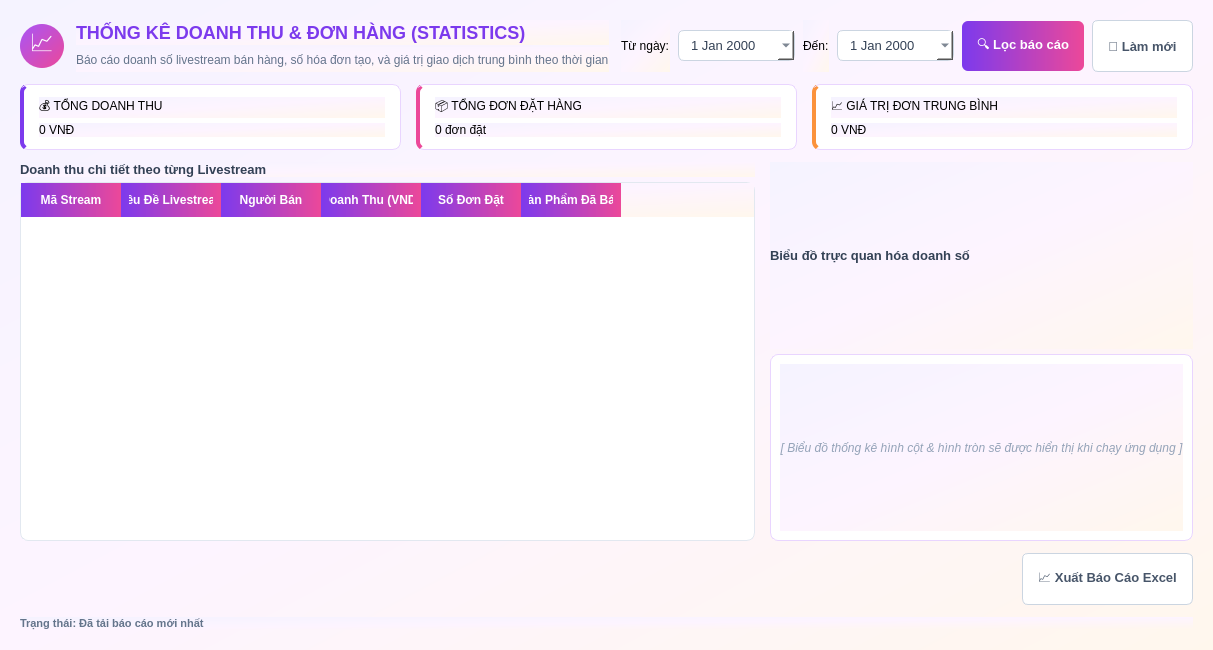
<?xml version="1.0" encoding="UTF-8"?>
<ui version="4.0">
 <class>StatisticsWidget</class>
 <widget class="QWidget" name="StatisticsWidget">
  <property name="geometry">
   <rect>
    <x>0</x>
    <y>0</y>
    <width>1000</width>
    <height>650</height>
   </rect>
  </property>
  <property name="windowTitle">
   <string>Báo cáo Thống kê doanh thu</string>
  </property>
  <property name="styleSheet">
   <string notr="true">
    QWidget {
        background: qlineargradient(spread:pad, x1:0, y1:0, x2:1, y2:1, stop:0 #f5f3ff, stop:0.5 #fdf4ff, stop:1 #fff7ed);
        font-family: &quot;Segoe UI&quot;;
    }
    QLabel#lblTitle {
        font-size: 18px;
        font-weight: bold;
        color: #7c3aed;
    }
    QLabel#lblSubtitle {
        color: #64748b;
        font-size: 12px;
    }
    QGroupBox {
        font-weight: bold;
        color: #1e293b;
        border: 1px solid #e9d5ff;
        border-radius: 8px;
        margin-top: 10px;
        padding-top: 15px;
        background-color: #ffffff;
    }
    QGroupBox::title {
        subcontrol-origin: margin;
        subcontrol-position: top left;
        left: 15px;
        padding: 0 5px;
    }
    QFrame#cardRevenue, QFrame#cardOrders, QFrame#cardAvgValue {
        background-color: #ffffff;
        border: 1px solid #e9d5ff;
        border-radius: 8px;
    }
    QFrame#cardRevenue { border-left: 4px solid #7c3aed; }
    QFrame#cardOrders { border-left: 4px solid #ec4899; }
    QFrame#cardAvgValue { border-left: 4px solid #fb923c; }
    QLabel.lblCardTitle {
        color: #64748b;
        font-size: 13px;
        font-weight: 500;
    }
    QLabel.lblCardValue {
        color: #7c3aed;
        font-size: 20px;
        font-weight: bold;
    }
    QDateEdit {
        border: 1px solid #cbd5e1;
        border-radius: 6px;
        padding: 6px 10px;
        font-size: 13px;
        color: #334155;
        background-color: #ffffff;
    }
    QDateEdit:focus {
        border: 2px solid #a855f7;
    }
    QPushButton {
        border-radius: 6px;
        font-weight: 500;
        font-size: 13px;
        padding: 8px 15px;
        height: 34px;
    }
    QPushButton#btnFilter {
        background: qlineargradient(spread:pad, x1:0, y1:0, x2:1, y2:0, stop:0 #7c3aed, stop:1 #ec4899);
        color: #ffffff;
        border: none;
    }
    QPushButton#btnFilter:hover {
        background: qlineargradient(spread:pad, x1:0, y1:0, x2:1, y2:0, stop:0 #6d28d9, stop:1 #db2777);
    }
    QPushButton#btnRefresh, QPushButton#btnXuatExcel {
        background-color: #ffffff;
        border: 1px solid #cbd5e1;
        color: #475569;
    }
    QPushButton#btnRefresh:hover, QPushButton#btnXuatExcel:hover {
        background-color: #f1f5f9;
        color: #1e293b;
    }
    QTableWidget {
        background-color: #ffffff;
        border: 1px solid #e2e8f0;
        border-radius: 8px;
        gridline-color: #f1f5f9;
    }
    QHeaderView::section {
        background: qlineargradient(spread:pad, x1:0, y1:0, x2:1, y2:0, stop:0 #7c3aed, stop:1 #ec4899);
        color: #ffffff;
        font-weight: bold;
        font-size: 12px;
        border: none;
        padding: 8px;
    }
    QTableWidget::item:selected {
        background-color: #f3e8ff;
        color: #7c3aed;
    }
    QFrame#frameChart {
        background-color: #ffffff;
        border: 1px solid #e9d5ff;
        border-radius: 8px;
    }
   </string>
  </property>
  <layout class="QVBoxLayout" name="verticalLayout_main">
   <property name="spacing">
    <number>12</number>
   </property>
   <property name="leftMargin">
    <number>20</number>
   </property>
   <property name="topMargin">
    <number>20</number>
   </property>
   <property name="rightMargin">
    <number>20</number>
   </property>
   <property name="bottomMargin">
    <number>20</number>
   </property>
   <item>
    <layout class="QHBoxLayout" name="layoutHeader">
     <item>
      <widget class="QLabel" name="lblIconBadge">
       <property name="minimumSize">
        <size>
         <width>44</width>
         <height>44</height>
        </size>
       </property>
       <property name="maximumSize">
        <size>
         <width>44</width>
         <height>44</height>
        </size>
       </property>
       <property name="font">
        <font>
         <pointsize>18</pointsize>
        </font>
       </property>
       <property name="alignment">
        <set>Qt::AlignCenter</set>
       </property>
       <property name="text">
        <string>📈</string>
       </property>
       <property name="styleSheet">
        <string notr="true">
         #lblIconBadge {
             background: qlineargradient(spread:pad, x1:0, y1:0, x2:1, y2:1, stop:0 #a855f7, stop:1 #ec4899);
             border-radius: 22px;
             color: #ffffff;
         }
        </string>
       </property>
      </widget>
     </item>
     <item>
      <layout class="QVBoxLayout" name="verticalLayout_title">
       <property name="spacing">
        <number>2</number>
       </property>
       <item>
        <widget class="QLabel" name="lblTitle">
         <property name="text">
          <string>THỐNG KÊ DOANH THU &amp; ĐƠN HÀNG (STATISTICS)</string>
         </property>
        </widget>
       </item>
       <item>
        <widget class="QLabel" name="lblSubtitle">
         <property name="text">
          <string>Báo cáo doanh số livestream bán hàng, số hóa đơn tạo, và giá trị giao dịch trung bình theo thời gian</string>
         </property>
        </widget>
       </item>
      </layout>
     </item>
     <item>
      <spacer name="horizontalSpacer_header">
       <property name="orientation">
        <enum>Qt::Horizontal</enum>
       </property>
       <property name="sizeType">
        <enum>QSizePolicy::Expanding</enum>
       </property>
       <property name="sizeHint" stdset="0">
        <size>
         <width>40</width>
         <height>20</height>
        </size>
       </property>
      </spacer>
     </item>
     <item>
      <layout class="QHBoxLayout" name="layoutFilters">
       <property name="spacing">
        <number>8</number>
       </property>
       <item>
        <widget class="QLabel" name="lblTuNgay">
         <property name="text">
          <string>Từ ngày:</string>
         </property>
        </widget>
       </item>
       <item>
        <widget class="QDateEdit" name="dateStart">
         <property name="calendarPopup">
          <bool>true</bool>
         </property>
        </widget>
       </item>
       <item>
        <widget class="QLabel" name="lblDenNgay">
         <property name="text">
          <string>Đến:</string>
         </property>
        </widget>
       </item>
       <item>
        <widget class="QDateEdit" name="dateEnd">
         <property name="calendarPopup">
          <bool>true</bool>
         </property>
        </widget>
       </item>
       <item>
        <widget class="QPushButton" name="btnFilter">
         <property name="text">
          <string>🔍 Lọc báo cáo</string>
         </property>
        </widget>
       </item>
       <item>
        <widget class="QPushButton" name="btnRefresh">
         <property name="text">
          <string>🔄 Làm mới</string>
         </property>
        </widget>
       </item>
      </layout>
     </item>
    </layout>
   </item>
   <item>
    <layout class="QHBoxLayout" name="layoutSummaryCards">
     <property name="spacing">
      <number>15</number>
     </property>
     <item>
      <widget class="QFrame" name="cardRevenue">
       <layout class="QVBoxLayout" name="verticalLayout_cardRev">
        <property name="spacing">
         <number>5</number>
        </property>
        <property name="leftMargin">
         <number>15</number>
        </property>
        <property name="topMargin">
         <number>12</number>
        </property>
        <property name="rightMargin">
         <number>15</number>
        </property>
        <property name="bottomMargin">
         <number>12</number>
        </property>
        <item>
         <widget class="QLabel" name="lblCardRevTitle">
          <property name="text">
           <string>💰 TỔNG DOANH THU</string>
          </property>
          <property name="class" stdset="0">
           <string>lblCardTitle</string>
          </property>
         </widget>
        </item>
        <item>
         <widget class="QLabel" name="lblTotalRevenue">
          <property name="text">
           <string>0 VNĐ</string>
          </property>
          <property name="class" stdset="0">
           <string>lblCardValue</string>
          </property>
         </widget>
        </item>
       </layout>
      </widget>
     </item>
     <item>
      <widget class="QFrame" name="cardOrders">
       <layout class="QVBoxLayout" name="verticalLayout_cardOrd">
        <property name="spacing">
         <number>5</number>
        </property>
        <property name="leftMargin">
         <number>15</number>
        </property>
        <property name="topMargin">
         <number>12</number>
        </property>
        <property name="rightMargin">
         <number>15</number>
        </property>
        <property name="bottomMargin">
         <number>12</number>
        </property>
        <item>
         <widget class="QLabel" name="lblCardOrdTitle">
          <property name="text">
           <string>📦 TỔNG ĐƠN ĐẶT HÀNG</string>
          </property>
          <property name="class" stdset="0">
           <string>lblCardTitle</string>
          </property>
         </widget>
        </item>
        <item>
         <widget class="QLabel" name="lblTotalOrders">
          <property name="text">
           <string>0 đơn đặt</string>
          </property>
          <property name="class" stdset="0">
           <string>lblCardValue</string>
          </property>
         </widget>
        </item>
       </layout>
      </widget>
     </item>
     <item>
      <widget class="QFrame" name="cardAvgValue">
       <layout class="QVBoxLayout" name="verticalLayout_cardAvg">
        <property name="spacing">
         <number>5</number>
        </property>
        <property name="leftMargin">
         <number>15</number>
        </property>
        <property name="topMargin">
         <number>12</number>
        </property>
        <property name="rightMargin">
         <number>15</number>
        </property>
        <property name="bottomMargin">
         <number>12</number>
        </property>
        <item>
         <widget class="QLabel" name="lblCardAvgTitle">
          <property name="text">
           <string>📈 GIÁ TRỊ ĐƠN TRUNG BÌNH</string>
          </property>
          <property name="class" stdset="0">
           <string>lblCardTitle</string>
          </property>
         </widget>
        </item>
        <item>
         <widget class="QLabel" name="lblAvgOrderValue">
          <property name="text">
           <string>0 VNĐ</string>
          </property>
          <property name="class" stdset="0">
           <string>lblCardValue</string>
          </property>
         </widget>
        </item>
       </layout>
      </widget>
     </item>
    </layout>
   </item>
   <item>
    <layout class="QHBoxLayout" name="layoutReports">
     <property name="spacing">
      <number>15</number>
     </property>
     <item>
      <layout class="QVBoxLayout" name="verticalLayout_table">
       <property name="spacing">
        <number>5</number>
       </property>
       <item>
        <widget class="QLabel" name="lblTableTitle">
         <property name="text">
          <string>Doanh thu chi tiết theo từng Livestream</string>
         </property>
         <property name="styleSheet">
          <string notr="true">font-weight: bold; color: #334155; font-size: 13px;</string>
         </property>
        </widget>
       </item>
       <item>
        <widget class="QTableWidget" name="tblStatistics">
         <column>
          <property name="text">
           <string>Mã Stream</string>
          </property>
         </column>
         <column>
          <property name="text">
           <string>Tiêu Đề Livestream</string>
          </property>
         </column>
         <column>
          <property name="text">
           <string>Người Bán</string>
          </property>
         </column>
         <column>
          <property name="text">
           <string>Doanh Thu (VND)</string>
          </property>
         </column>
         <column>
          <property name="text">
           <string>Số Đơn Đặt</string>
          </property>
         </column>
         <column>
          <property name="text">
           <string>Sản Phẩm Đã Bán</string>
          </property>
         </column>
        </widget>
       </item>
      </layout>
     </item>
     <item>
      <layout class="QVBoxLayout" name="verticalLayout_chart">
       <property name="spacing">
        <number>5</number>
       </property>
       <item>
        <widget class="QLabel" name="lblChartTitle">
         <property name="text">
          <string>Biểu đồ trực quan hóa doanh số</string>
         </property>
         <property name="styleSheet">
          <string notr="true">font-weight: bold; color: #334155; font-size: 13px;</string>
         </property>
        </widget>
       </item>
       <item>
        <widget class="QFrame" name="frameChart">
         <property name="minimumSize">
          <size>
           <width>400</width>
           <height>0</height>
          </size>
         </property>
         <layout class="QVBoxLayout" name="verticalLayout_innerChart">
          <item>
           <widget class="QLabel" name="lblChartPlaceholder">
            <property name="alignment">
             <set>Qt::AlignCenter</set>
            </property>
            <property name="text">
             <string>[ Biểu đồ thống kê hình cột &amp; hình tròn sẽ được hiển thị khi chạy ứng dụng ]</string>
            </property>
            <property name="styleSheet">
             <string notr="true">color: #94a3b8; font-style: italic; font-size: 12px;</string>
            </property>
           </widget>
          </item>
         </layout>
        </widget>
       </item>
      </layout>
     </item>
    </layout>
   </item>
   <item>
    <layout class="QHBoxLayout" name="layoutFooterActions">
     <item>
      <spacer name="horizontalSpacer_footer">
       <property name="orientation">
        <enum>Qt::Horizontal</enum>
       </property>
       <property name="sizeType">
        <enum>QSizePolicy::Expanding</enum>
       </property>
       <property name="sizeHint" stdset="0">
        <size>
         <width>40</width>
         <height>20</height>
        </size>
       </property>
      </spacer>
     </item>
     <item>
      <widget class="QPushButton" name="btnXuatExcel">
       <property name="text">
        <string>📈 Xuất Báo Cáo Excel</string>
       </property>
      </widget>
     </item>
    </layout>
   </item>
   <item>
    <widget class="QLabel" name="lblStatus">
     <property name="text">
      <string>Trạng thái: Đã tải báo cáo mới nhất</string>
     </property>
     <property name="styleSheet">
      <string notr="true">color: #64748b; font-size: 11px; font-weight: 500;</string>
     </property>
    </widget>
   </item>
  </layout>
 </widget>
 <resources/>
 <connections/>
</ui>
